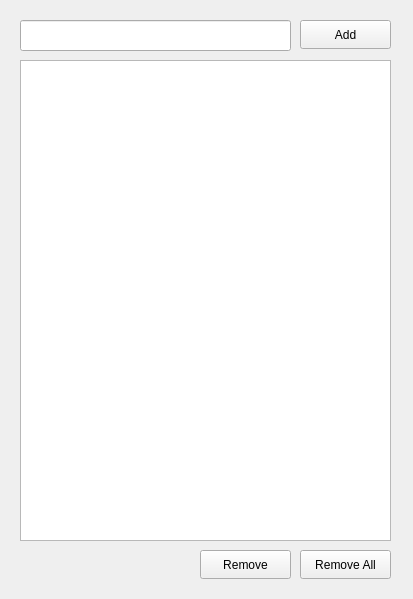
<?xml version="1.0" encoding="UTF-8"?>
<ui version="4.0">
 <class>MainWindow</class>
 <widget class="QMainWindow" name="MainWindow">
  <property name="geometry">
   <rect>
    <x>0</x>
    <y>0</y>
    <width>413</width>
    <height>599</height>
   </rect>
  </property>
  <property name="windowTitle">
   <string>MainWindow</string>
  </property>
  <widget class="QWidget" name="centralwidget">
   <widget class="QLineEdit" name="txtTask">
    <property name="geometry">
     <rect>
      <x>20</x>
      <y>20</y>
      <width>271</width>
      <height>31</height>
     </rect>
    </property>
   </widget>
   <widget class="QPushButton" name="AddBtn">
    <property name="geometry">
     <rect>
      <x>300</x>
      <y>20</y>
      <width>91</width>
      <height>29</height>
     </rect>
    </property>
    <property name="text">
     <string>Add</string>
    </property>
   </widget>
   <widget class="QListWidget" name="listWidget">
    <property name="geometry">
     <rect>
      <x>20</x>
      <y>60</y>
      <width>371</width>
      <height>481</height>
     </rect>
    </property>
   </widget>
   <widget class="QPushButton" name="RemoveallBtn">
    <property name="geometry">
     <rect>
      <x>300</x>
      <y>550</y>
      <width>91</width>
      <height>29</height>
     </rect>
    </property>
    <property name="text">
     <string>Remove All</string>
    </property>
   </widget>
   <widget class="QPushButton" name="removebtn">
    <property name="geometry">
     <rect>
      <x>200</x>
      <y>550</y>
      <width>91</width>
      <height>29</height>
     </rect>
    </property>
    <property name="text">
     <string>Remove</string>
    </property>
   </widget>
  </widget>
 </widget>
 <resources/>
 <connections/>
</ui>
